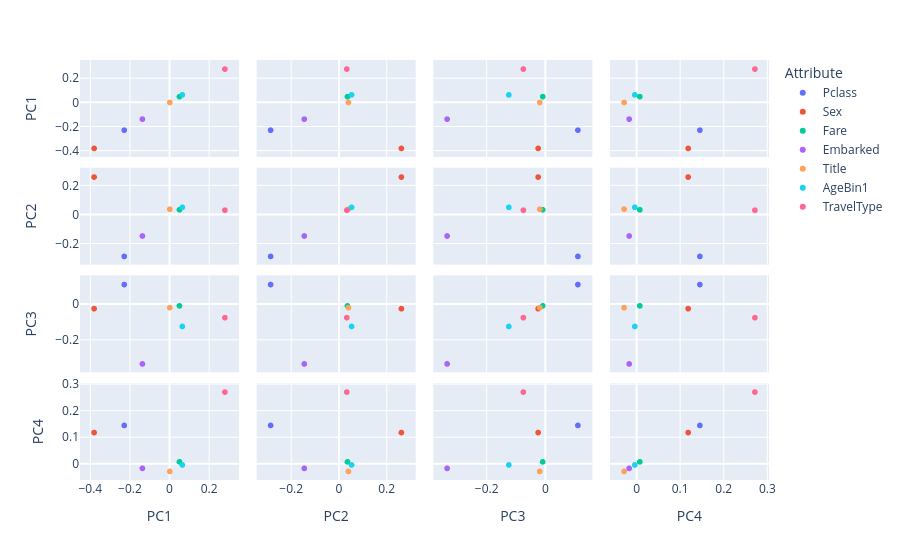

Source (notebook cell):
### Code cell
fig = px.scatter_matrix(
    Loadings,
    dimensions=['PC1', 'PC2','PC3', 'PC4'],
    color="Attribute")
fig.show()

### Figure 1 — Plotly figure (JSON) as saved in the notebook; plotly's stock layout.template omitted (floating-point values rounded to 4 significant figures)
{"data": [{"dimensions": [{"axis": {"matches": true}, "label": "PC1", "values": [-0.2288]}, {"axis": {"matches": true}, "label": "PC2", "values": [-0.2856]}, {"axis": {"matches": true}, "label": "PC3", "values": [0.1118]}, {"axis": {"matches": true}, "label": "PC4", "values": [0.1452]}], "hovertemplate": "Attribute=Pclass<br>%{xaxis.title.text}=%{x}<br>%{yaxis.title.text}=%{y}<extra></extra>", "legendgroup": "Pclass", "marker": {"color": "#636efa", "symbol": "circle"}, "name": "Pclass", "showlegend": true, "type": "splom"}, {"dimensions": [{"axis": {"matches": true}, "label": "PC1", "values": [-0.3809]}, {"axis": {"matches": true}, "label": "PC2", "values": [0.2622]}, {"axis": {"matches": true}, "label": "PC3", "values": [-0.02363]}, {"axis": {"matches": true}, "label": "PC4", "values": [0.1184]}], "hovertemplate": "Attribute=Sex<br>%{xaxis.title.text}=%{x}<br>%{yaxis.title.text}=%{y}<extra></extra>", "legendgroup": "Sex", "marker": {"color": "#EF553B", "symbol": "circle"}, "name": "Sex", "showlegend": true, "type": "splom"}, {"dimensions": [{"axis": {"matches": true}, "label": "PC1", "values": [0.05027]}, {"axis": {"matches": true}, "label": "PC2", "values": [0.03631]}, {"axis": {"matches": true}, "label": "PC3", "values": [-0.007824]}, {"axis": {"matches": true}, "label": "PC4", "values": [0.007495]}], "hovertemplate": "Attribute=Fare<br>%{xaxis.title.text}=%{x}<br>%{yaxis.title.text}=%{y}<extra></extra>", "legendgroup": "Fare", "marker": {"color": "#00cc96", "symbol": "circle"}, "name": "Fare", "showlegend": true, "type": "splom"}, {"dimensions": [{"axis": {"matches": true}, "label": "PC1", "values": [-0.1369]}, {"axis": {"matches": true}, "label": "PC2", "values": [-0.1445]}, {"axis": {"matches": true}, "label": "PC3", "values": [-0.3336]}, {"axis": {"matches": true}, "label": "PC4", "values": [-0.01698]}], "hovertemplate": "Attribute=Embarked<br>%{xaxis.title.text}=%{x}<br>%{yaxis.title.text}=%{y}<extra></extra>", "legendgroup": "Embarked", "marker": {"color": "#ab63fa", "symbol": "circle"}, "name": "Embarked", "showlegend": true, "type": "splom"}, {"dimensions": [{"axis": {"matches": true}, "label": "PC1", "values": [0.001402]}, {"axis": {"matches": true}, "label": "PC2", "values": [0.04037]}, {"axis": {"matches": true}, "label": "PC3", "values": [-0.01808]}, {"axis": {"matches": true}, "label": "PC4", "values": [-0.02861]}], "hovertemplate": "Attribute=Title<br>%{xaxis.title.text}=%{x}<br>%{yaxis.title.text}=%{y}<extra></extra>", "legendgroup": "Title", "marker": {"color": "#FFA15A", "symbol": "circle"}, "name": "Title", "showlegend": true, "type": "splom"}, {"dimensions": [{"axis": {"matches": true}, "label": "PC1", "values": [0.06481]}, {"axis": {"matches": true}, "label": "PC2", "values": [0.05347]}, {"axis": {"matches": true}, "label": "PC3", "values": [-0.1233]}, {"axis": {"matches": true}, "label": "PC4", "values": [-0.004093]}], "hovertemplate": "Attribute=AgeBin1<br>%{xaxis.title.text}=%{x}<br>%{yaxis.title.text}=%{y}<extra></extra>", "legendgroup": "AgeBin1", "marker": {"color": "#19d3f3", "symbol": "circle"}, "name": "AgeBin1", "showlegend": true, "type": "splom"}, {"dimensions": [{"axis": {"matches": true}, "label": "PC1", "values": [0.2797]}, {"axis": {"matches": true}, "label": "PC2", "values": [0.03351]}, {"axis": {"matches": true}, "label": "PC3", "values": [-0.07396]}, {"axis": {"matches": true}, "label": "PC4", "values": [0.2714]}], "hovertemplate": "Attribute=TravelType<br>%{xaxis.title.text}=%{x}<br>%{yaxis.title.text}=%{y}<extra></extra>", "legendgroup": "TravelType", "marker": {"color": "#FF6692", "symbol": "circle"}, "name": "TravelType", "showlegend": true, "type": "splom"}], "layout": {"dragmode": "select", "legend": {"title": {"text": "Attribute"}, "tracegroupgap": 0}, "margin": {"t": 60}}}
